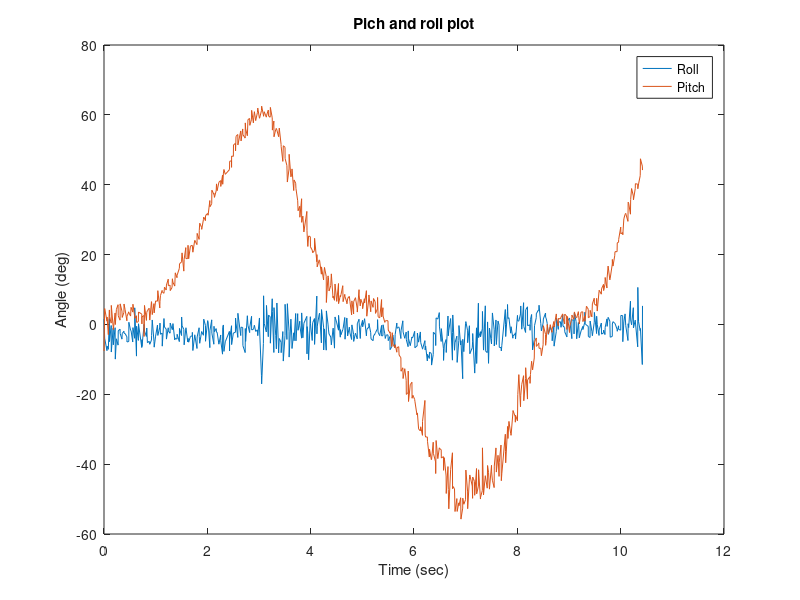
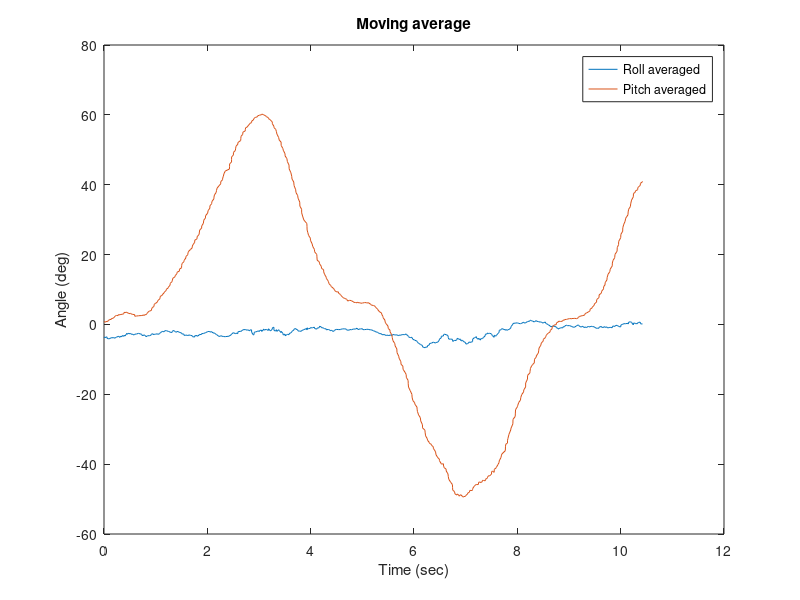
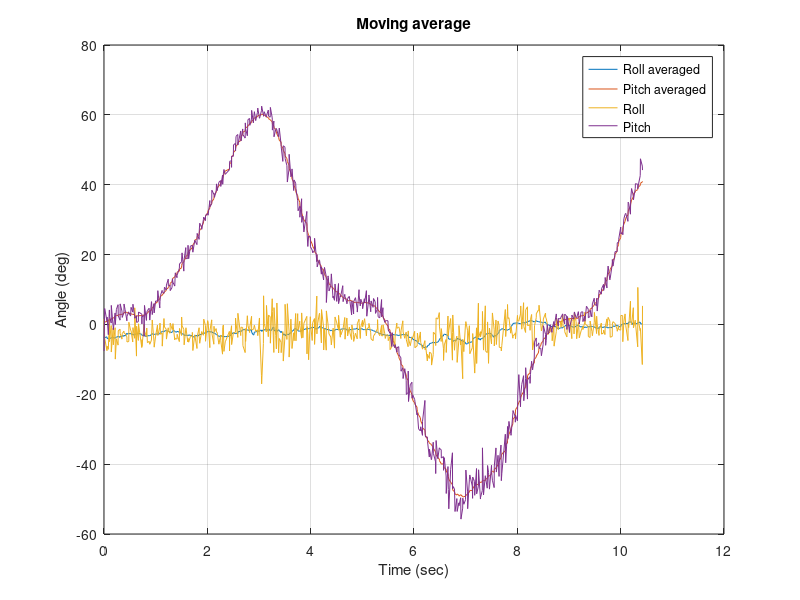
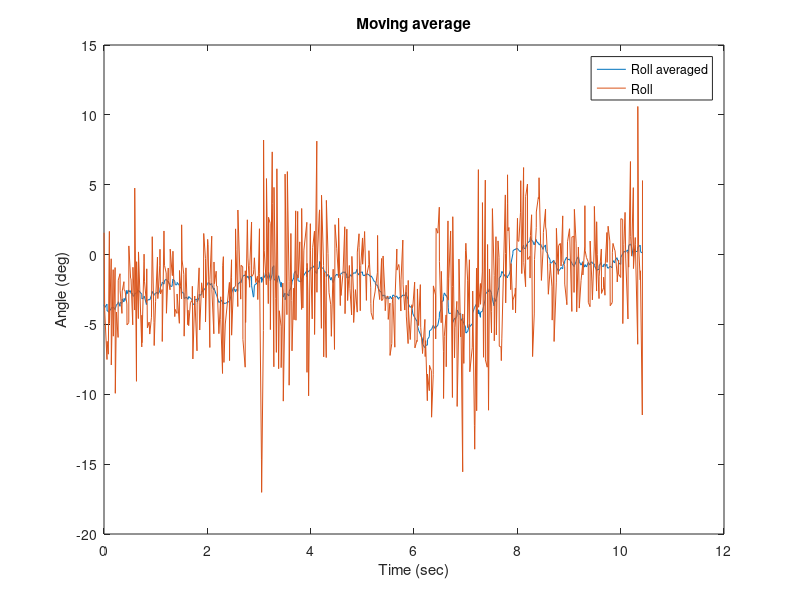

These figures' MATLAB source, in order:
close all
clear all

% Read IMU measurements
%IMU = load('SPHERE_IMU_Measurements.txt');
IMU = load('SPHERE_IMU_Measurements2.txt');

%Check the size of received array 
[m,n] = size(IMU);

%Save array columns to separate values and create time
time = IMU(:,1);
roll = IMU(:,2);
pitch = IMU(:,3);
timestamp = linspace(0,10,m);

%% Plot and scatter plot the values
figure(1)
plot(time, roll)
title('Pich and roll plot')
hold on
plot(time, pitch)
hold off
legend('Roll', 'Pitch')
ylabel('Angle (deg)') 
xlabel('Time (sec)') 

% figure(2)
% scatter(time, pitch)
% title('Pich and roll scatter plot')
% hold on
% scatter(time, roll)
% hold off

%% Moving Average
lag = 20; %can be 20 as well
roll_movavg = movmean(roll, lag);
pitch_movavg = movmean(pitch, lag);

figure(3)
plot(time, roll_movavg)
title('Moving average')
hold on
plot(time, pitch_movavg)
hold off
legend('Roll averaged', 'Pitch averaged')
ylabel('Angle (deg)') 
xlabel('Time (sec)')


figure(4)
plot(time, roll_movavg)
title('Moving average')
hold on
plot(time, pitch_movavg)
plot(time, roll)
plot(time, pitch)
hold off
grid on
legend('Roll averaged', 'Pitch averaged', 'Roll', 'Pitch')
ylabel('Angle (deg)') 
xlabel('Time (sec)')

figure(5)
plot(time, roll_movavg)
title('Moving average')
hold on
plot(time, roll)
hold off
legend('Roll averaged', 'Roll')
ylabel('Angle (deg)') 
xlabel('Time (sec)')

figure(6)
plot(time, pitch_movavg)
title('Moving average')
hold on
plot(time, pitch)
hold off
legend('Pitch averaged', 'Pitch')
ylabel('Angle (deg)') 
xlabel('Time (sec)')